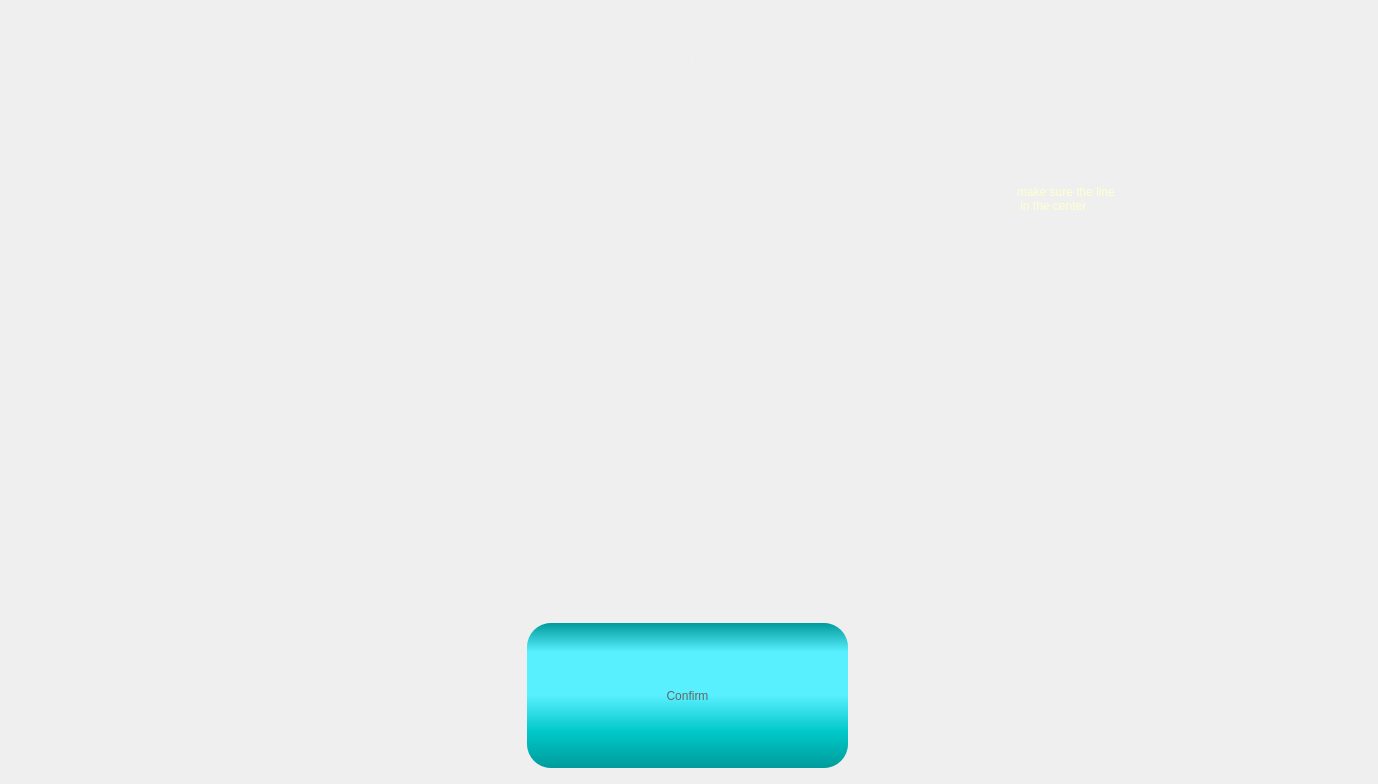
          <widget class="QWidget" name="pgLaserAdjust">
           <layout class="QGridLayout" name="gridLayout_16">
            <item row="1" column="1">
             <widget class="QLabel" name="label_10">
              <property name="minimumSize">
               <size>
                <width>350</width>
                <height>0</height>
               </size>
              </property>
              <property name="maximumSize">
               <size>
                <width>16777215</width>
                <height>16777215</height>
               </size>
              </property>
              <property name="styleSheet">
               <string notr="true">font: 24pt &quot;Arial&quot;;
color: rgb(255, 255, 208);</string>
              </property>
              <property name="text">
               <string>make sure the line
 in the center</string>
              </property>
             </widget>
            </item>
            <item row="0" column="0" colspan="2">
             <widget class="QLabel" name="label_title_8">
              <property name="minimumSize">
               <size>
                <width>0</width>
                <height>100</height>
               </size>
              </property>
              <property name="maximumSize">
               <size>
                <width>16777215</width>
                <height>100</height>
               </size>
              </property>
              <property name="styleSheet">
               <string notr="true">	color:#eeeeee;
	font: 64pt &quot;Cascadia Code SemiBold&quot;;
	padding:0px;
	margin:0px;</string>
              </property>
              <property name="text">
               <string>Setting Laser</string>
              </property>
              <property name="alignment">
               <set>Qt::AlignCenter</set>
              </property>
             </widget>
            </item>
            <item row="4" column="0" colspan="2">
             <layout class="QHBoxLayout" name="horizontalLayout_6">
              <item>
               <widget class="QPushButton" name="btnNext_settingLaser_2">
                <property name="sizePolicy">
                 <sizepolicy hsizetype="Maximum" vsizetype="Fixed">
                  <horstretch>0</horstretch>
                  <verstretch>0</verstretch>
                 </sizepolicy>
                </property>
                <property name="minimumSize">
                 <size>
                  <width>324</width>
                  <height>150</height>
                 </size>
                </property>
                <property name="maximumSize">
                 <size>
                  <width>324</width>
                  <height>16777215</height>
                 </size>
                </property>
                <property name="styleSheet">
                 <string notr="true">QPushButton{
font: 48pt &quot;Arial&quot;;
color:#666666;
border-radius:24px;
background-color: qlineargradient(spread:pad, x1:0, y1:0, x2:0, y2:1, stop:0 rgba(0, 155, 155, 255), stop:0.2 rgba(88, 239, 255, 255), stop:0.5 rgba(88, 239, 255, 255), stop:0.75 rgba(0, 200, 200, 255),  stop:1 rgba(0, 155, 155, 255));
padding: 0px 20px;
margin-bottom:5px;
margin-right:3px;
}

QPushButton:hover{
color:#aa3333;
background-color: qlineargradient(spread:pad, x1:0, y1:0, x2:0, y2:1, stop:0 rgba(50, 155, 155, 255), stop:0.2 rgba(150, 239, 255, 255), stop:0.5 rgba(150, 239, 255, 255), stop:0.75 rgba(50, 200, 200, 255),  stop:1 rgba(50, 155, 155, 255));
}

QPushButton:pressed{
margin-top:5px;
margin-bottom:0px;
margin-left:3px;
margin-right:0px;
}</string>
                </property>
                <property name="text">
                 <string>Confirm</string>
                </property>
               </widget>
              </item>
             </layout>
            </item>
            <item row="2" column="1">
             <widget class="QWidget" name="wdgLaserOk" native="true">
              <property name="styleSheet">
               <string notr="true">border-image:url(C:/Leon/image/laserOK.jpg)</string>
              </property>
             </widget>
            </item>
            <item row="3" column="1">
             <widget class="QWidget" name="wdgLaserFail" native="true">
              <property name="styleSheet">
               <string notr="true">border-image:url(C:/Leon/image/laserFail.jpg)</string>
              </property>
             </widget>
            </item>
            <item row="1" column="0" rowspan="3">
             <widget class="QWidget" name="wdgLaserPlot" native="true">
              <property name="sizePolicy">
               <sizepolicy hsizetype="Expanding" vsizetype="Preferred">
                <horstretch>0</horstretch>
                <verstretch>0</verstretch>
               </sizepolicy>
              </property>
              <property name="minimumSize">
               <size>
                <width>1000</width>
                <height>500</height>
               </size>
              </property>
              <property name="maximumSize">
               <size>
                <width>16777215</width>
                <height>16777215</height>
               </size>
              </property>
             </widget>
            </item>
           </layout>
          </widget>
